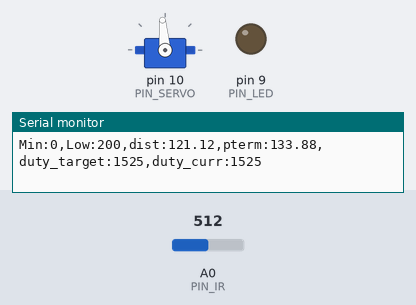
This sketch was run on a simulated Arduino Uno, built with avr-gcc and run on an emulated ATmega328P. Parts: servo, output pins drawn as LEDs (lit = HIGH), the last lines printed to the serial monitor. The inputs (shaded band) are chosen by the test bench; at power-on: A0 (PIN_IR) = 512.

Above: at 1.2 s.
1.3 s: A0 (PIN_IR) set to 0
At 2.4 s:
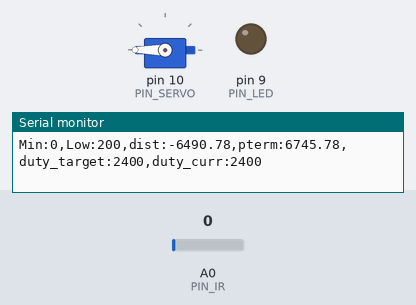
3.6 s: A0 (PIN_IR) set to 7
5.1 s: A0 (PIN_IR) set to 10
At 7.7 s:
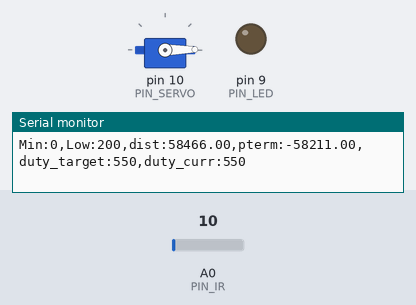
8.1 s: A0 (PIN_IR) set to 0
At 8.55 s:
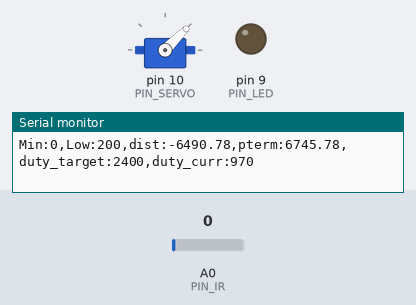
11.1 s: A0 (PIN_IR) set to 265
At 11.25 s:
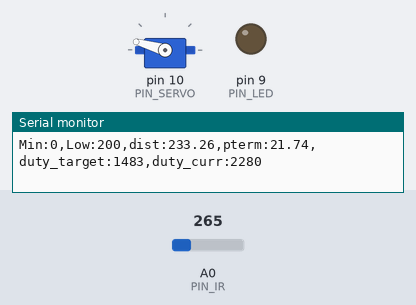
Timing chart, 0 to 14.1 s (numbered marks = the images above; inputs shaded):
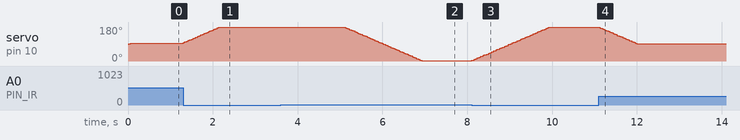

Measured:
- the behaviour switches between 8 and 9 on A0 (PIN_IR) (found by bisection; images 1 and 2)
- after the input at 1.3 s, servo on pin 10 (PIN_SERVO): moves from 95° to 180° over 0.86 s, starting at once
- after the input at 5.1 s, servo on pin 10 (PIN_SERVO): moves from 180° to 1° over 1.8 s, starting at once
- after the input at 8.1 s, servo on pin 10 (PIN_SERVO): moves from 1° to 180° over 1.8 s, starting at once
- after the input at 11.1 s, servo on pin 10 (PIN_SERVO): moves from 180° to 91° over 0.90 s, starting at once

The sketch:

22P06.ino
```cpp
#include <Servo.h>

/////////////////////////////
// Configurable parameters //
/////////////////////////////

// Arduino pin assignment
#define PIN_LED 9
#define PIN_SERVO 10
#define PIN_IR A0

// Framework setting
#define _DIST_TARGET 255
#define _DIST_MIN 100
#define _DIST_MAX 410

// Distance sensor
#define _DIST_ALPHA 0.35

// Servo range
#define _DUTY_MIN 550
#define _DUTY_NEU 1475
#define _DUTY_MAX 2400

// Servo speed control
#define _SERVO_ANGLE 10
#define _SERVO_SPEED 100

// Event periods
#define _INTERVAL_DIST 20
#define _INTERVAL_SERVO 20
#define _INTERVAL_SERIAL 100

// PID parameters
#define _KP 0.38
#define a 70
#define b 417
//////////////////////
// global variables //
//////////////////////

// Servo instance
Servo myservo;

// Distance sensor
float dist_target; // location to send the ball
float dist_raw, dist_ema,alpha;

// Event periods
unsigned long last_sampling_time_dist, last_sampling_time_servo, last_sampling_time_serial;
bool event_dist, event_servo, event_serial;
// Servo speed control
int duty_chg_per_interval;
int duty_target, duty_curr;

// PID variables
float error_curr, error_prev, control, pterm, dterm, iterm;


void setup() {
// initialize GPIO pins for LED and attach servo
pinMode(PIN_LED, OUTPUT);

myservo.attach(PIN_SERVO);

// initialize global variables
alpha = _DIST_ALPHA;
dist_ema = 0;
duty_curr = _DUTY_NEU;

// move servo to neutral position
myservo.writeMicroseconds(_DUTY_NEU);
// initialize serial port
Serial.begin(57600);

// convert angle speed into duty change per interval.
duty_chg_per_interval = (_DUTY_MAX - _DUTY_MIN) * (_SERVO_SPEED / 180.0) * (_INTERVAL_SERVO / 1000.0);
last_sampling_time_dist = 0;
last_sampling_time_servo = 0;
last_sampling_time_serial = 0;
event_dist = event_servo = event_serial = false;
}

void loop() {
/////////////////////
// Event generator //
/////////////////////
  unsigned long time_curr = millis();
  if(time_curr >= last_sampling_time_dist + _INTERVAL_DIST) {
    last_sampling_time_dist += _INTERVAL_DIST;
    event_dist = true;
  }
  if(time_curr >= last_sampling_time_servo + _INTERVAL_SERVO) {
    last_sampling_time_servo += _INTERVAL_SERVO;
    event_servo = true;
  }
  if(time_curr >= last_sampling_time_serial + _INTERVAL_SERIAL) {
    last_sampling_time_serial += _INTERVAL_SERIAL;
    event_serial = true;
  }

////////////////////
// Event handlers //
////////////////////

  // get a distance reading from the distance sensor
  if(event_dist) {
     event_dist = false;
      dist_raw = ir_distance_filtered();
      if (dist_ema == 0){
        dist_ema = dist_raw;
      }
      else{
        dist_ema = alpha * dist_raw + (1-alpha) * dist_ema;
      }

  // PID control logic
    error_curr = _DIST_TARGET - dist_raw;
    pterm = error_curr;
    control = _KP * pterm;


  // duty_target = f(duty_neutral, control)
    duty_target = _DUTY_NEU + control;

  //(pass) keep duty_target value within the range of [_DUTY_MIN, _DUTY_MAX]

    if(duty_target < _DUTY_MIN) { duty_target = _DUTY_MIN; }
    else if(duty_target > _DUTY_MAX) { duty_target = _DUTY_MAX; }

  }

  if(event_servo) {
    event_servo = false;
    // adjust duty_curr toward duty_target by duty_chg_per_interval
    if(duty_target > duty_curr) {
      duty_curr += duty_chg_per_interval;
      if(duty_curr > duty_target) {duty_curr = duty_target;}
    }
    else {
      duty_curr -= duty_chg_per_interval;
      if (duty_curr < duty_target) {duty_curr = duty_target;}
    }
    // update servo position
    myservo.writeMicroseconds(duty_curr);

  }

  if(event_serial) {
    event_serial = false;
    Serial.print("Min:0,Low:200,dist:");
    Serial.print(dist_raw);
    Serial.print(",pterm:");
    Serial.print(pterm);
    Serial.print(",duty_target:");
    Serial.print(duty_target);
    Serial.print(",duty_curr:");
    Serial.println(duty_curr);

  }
}
float ir_distance(void){
  float val;
  float volt = float(analogRead(PIN_IR));
  val = ((6762.0/(volt-9.0))-4.0) * 10.0;
  return val;

}

float ir_distance_filtered(void){

  float val = ir_distance();
  return 100 + 300.0 / (b - a) * (val - a);
}
```
